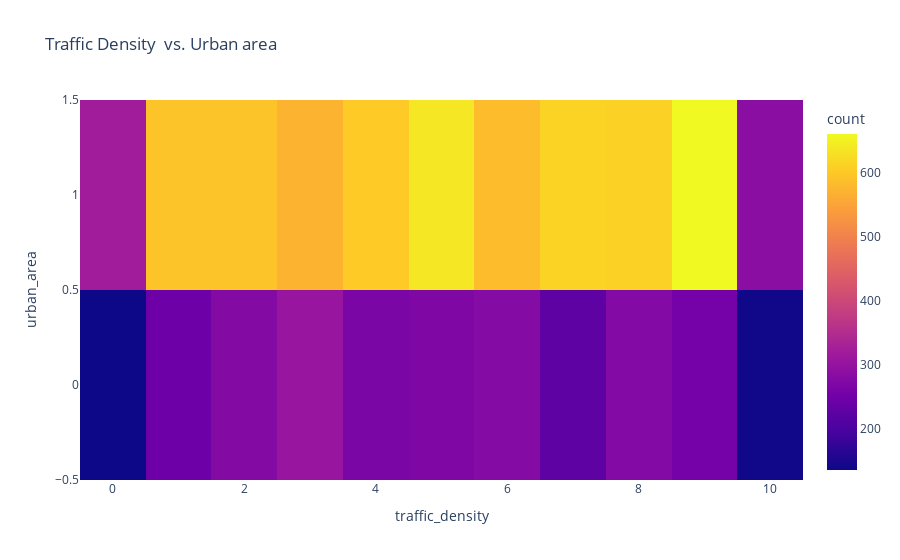

This figure's notebook cell:
### Code cell
fig = px.density_heatmap(df, x = 'traffic_density', y = 'urban_area',
                         title='Traffic Density  vs. Urban area')
fig.show()

### Figure 1 — Plotly figure (JSON) as saved in the notebook; plotly's stock layout.template omitted (floating-point values rounded to 4 significant figures; data arrays with more than 128 entries replaced by an {"elided": "..."} marker saying what was removed)
{"data": [{"coloraxis": "coloraxis", "hovertemplate": "traffic_density=%{x}<br>urban_area=%{y}<br>count=%{z}<extra></extra>", "name": "", "type": "histogram2d", "x": {"elided": "8756 float values"}, "xaxis": "x", "xbingroup": "x", "y": {"elided": "8756 int values"}, "yaxis": "y", "ybingroup": "y"}], "layout": {"coloraxis": {"colorbar": {"title": {"text": "count"}}, "colorscale": [[0, "#0d0887"], [0.1111, "#46039f"], [0.2222, "#7201a8"], [0.3333, "#9c179e"], [0.4444, "#bd3786"], [0.5556, "#d8576b"], [0.6667, "#ed7953"], [0.7778, "#fb9f3a"], [0.8889, "#fdca26"], [1, "#f0f921"]]}, "legend": {"tracegroupgap": 0}, "title": {"text": "Traffic Density  vs. Urban area"}, "xaxis": {"anchor": "y", "domain": [0, 1], "title": {"text": "traffic_density"}}, "yaxis": {"anchor": "x", "domain": [0, 1], "title": {"text": "urban_area"}}}}
